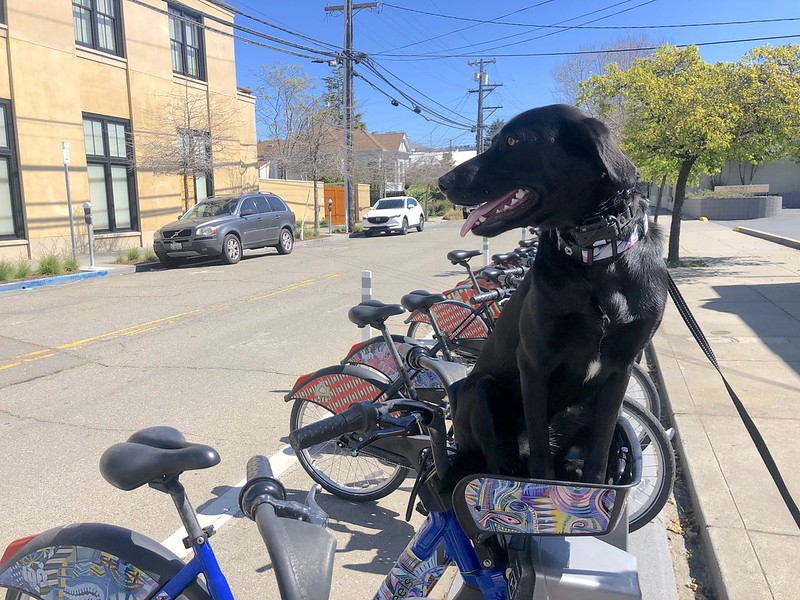
#> input picture notebooks/201-vision-monodepth/coco_bike.jpg, 800 x 600 px, found by its file name
$ jupyter execute --allow-errors DETR_in_OpenVINO.ipynb   (shell and % lines are left out)
#> lines starting #> are read from the running program, lines starting #| are printed output that depends on the picture
Importing pre trained DETR_resnet50 model via PyTorch Hub

Importing Torch library and other necessary packages

[cell 1]
import sys
import time
import warnings
from pathlib import Path

import cv2
import numpy as np
import torch
from IPython.display import Markdown, display
from openvino.runtime import Core

sys.path.append("../utils")
from notebook_utils import viz_result_image, Label, download_file

[cell 2]
import torch as th
from matplotlib import pyplot as plt

[cell 3]
from PIL import Image
import torchvision.transforms as T

Importing model and performing valuation to confirm its presence

[cell 4]
IMAGE_WIDTH = 800
IMAGE_HEIGHT = 640
DIRECTORY_NAME = "model"
BASE_MODEL_NAME = DIRECTORY_NAME + "/detr_r50"

# Paths where ONNX and OpenVINO IR models will be stored.
onnx_path = Path(BASE_MODEL_NAME + ".onnx")
if not onnx_path.parent.exists():
    onnx_path.parent.mkdir()
ir_path = onnx_path.with_suffix(".xml")

#> (a cell that did not finish here is left out)

Example to execute the model using torch

Creating a copy of image to generate output

[cell 6]
# COCO classes
CLASSES = [
    'N/A', 'person', 'bicycle', 'car', 'motorcycle', 'airplane', 'bus',
    'train', 'truck', 'boat', 'traffic light', 'fire hydrant', 'N/A',
    'stop sign', 'parking meter', 'bench', 'bird', 'cat', 'dog', 'horse',
    'sheep', 'cow', 'elephant', 'bear', 'zebra', 'giraffe', 'N/A', 'backpack',
    'umbrella', 'N/A', 'N/A', 'handbag', 'tie', 'suitcase', 'frisbee', 'skis',
    'snowboard', 'sports ball', 'kite', 'baseball bat', 'baseball glove',
    'skateboard', 'surfboard', 'tennis racket', 'bottle', 'N/A', 'wine glass',
    'cup', 'fork', 'knife', 'spoon', 'bowl', 'banana', 'apple', 'sandwich',
    'orange', 'broccoli', 'carrot', 'hot dog', 'pizza', 'donut', 'cake',
    'chair', 'couch', 'potted plant', 'bed', 'N/A', 'dining table', 'N/A',
    'N/A', 'toilet', 'N/A', 'tv', 'laptop', 'mouse', 'remote', 'keyboard',
    'cell phone', 'microwave', 'oven', 'toaster', 'sink', 'refrigerator', 'N/A',
    'book', 'clock', 'vase', 'scissors', 'teddy bear', 'hair drier',
    'toothbrush'
]

# colors for visualization
COLORS = [[0.000, 0.447, 0.741], [0.850, 0.325, 0.098], [0.929, 0.694, 0.125],
          [0.494, 0.184, 0.556], [0.466, 0.674, 0.188], [0.301, 0.745, 0.933]]

#> (a cell that did not finish here is left out)

[cell 8]
# [20 lines left out: function detect, not called in this run]

[cell 9]
img=Image.open("../data/image/coco_bike.jpg")
#> img is the input picture: PIL image 800x600 RGB; mean R, G, B 142.8, 144.7, 148.4
img2=img.copy().resize((800,600))

#> (a cell that did not finish here is left out)

Output Generation

[cell 11]
# [13 lines left out: function plot_results, not called in this run]

#> (the rest of this cell did not finish here and is left out)

Generation of ONNX model

ONNX (Open Neural Network Exchange) is an open format for ML models. It allows you to easily interchange models between various ML frameworks and tools.

You can export a neural network from the following Deep Learning APIs:
* Pytorch
* Tensorflow
* Keras

It is easy to export a Pytorch model to ONNX because it is built into the API. The [Pytorch documentation](https://pytorch.org/docs/stable/onnx.html) provides a good example on how to perform this conversion.

[cell 12]
help(th.onnx.export) # function used to conert model to its onnx couterpart

Installing necessary packages

[cell 13]
import onnx
import onnxruntime
import urllib

[cell 14]
import numpy as np

# Export the model to ONNX

#> (a cell that did not finish here is left out)

#> (a cell that did not finish here is left out)

## Conversion of ONNX Model to IR representation

Running model optimizer script to get model's bin and xml counterpart.

[cell 17]
# Construct the command for Model Optimizer.
mo_command = f"""mo
                 --input_model "{onnx_path}"
                 --compress_to_fp16
                 --output_dir "{ir_path.parent}"
                 """
mo_command = " ".join(mo_command.split())
print("Model Optimizer command to convert the ONNX model to OpenVINO:")
display(Markdown(f"`{mo_command}`"))

#> (a cell that did not finish here is left out)

[cell 19]
def normalize(image: np.ndarray) -> np.ndarray:
    """
    Normalize the image to the given mean and standard deviation
    for CityScapes models.
    """
    image = image.astype(np.float32)
    mean = (0.485, 0.456, 0.406)
    std = (0.229, 0.224, 0.225)
    image /= 255.0
    image -= mean
    image /= std
    return image

[cell 20]
image_filename = "../data/image/coco_bike.jpg"
image = cv2.cvtColor(cv2.imread(image_filename), cv2.COLOR_BGR2RGB)

resized_image = cv2.resize(image, (IMAGE_WIDTH, IMAGE_HEIGHT))
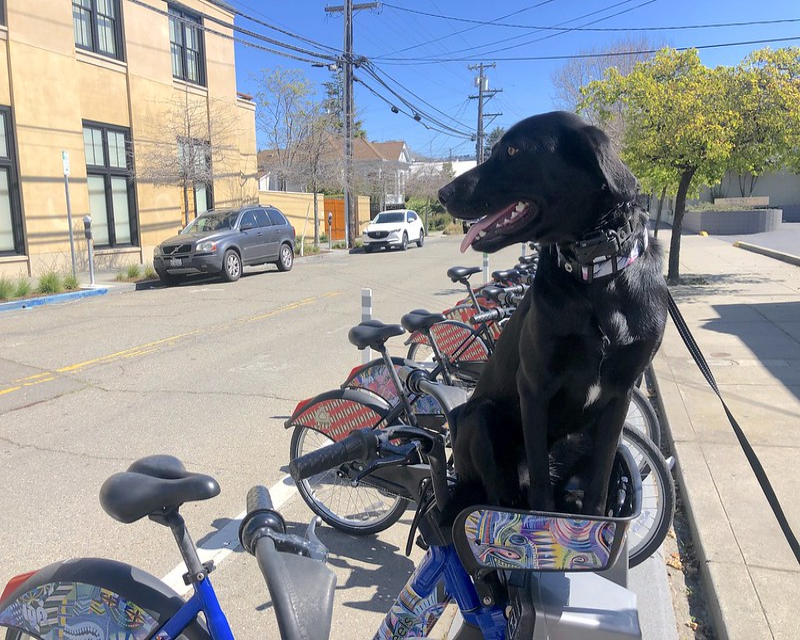
#> resized_image: shape (640, 800, 3); mean R, G, B 142.7, 144.6, 148.3
normalized_image = normalize(resized_image)
#> in normalize, `image = image.astype(np.float32)`:
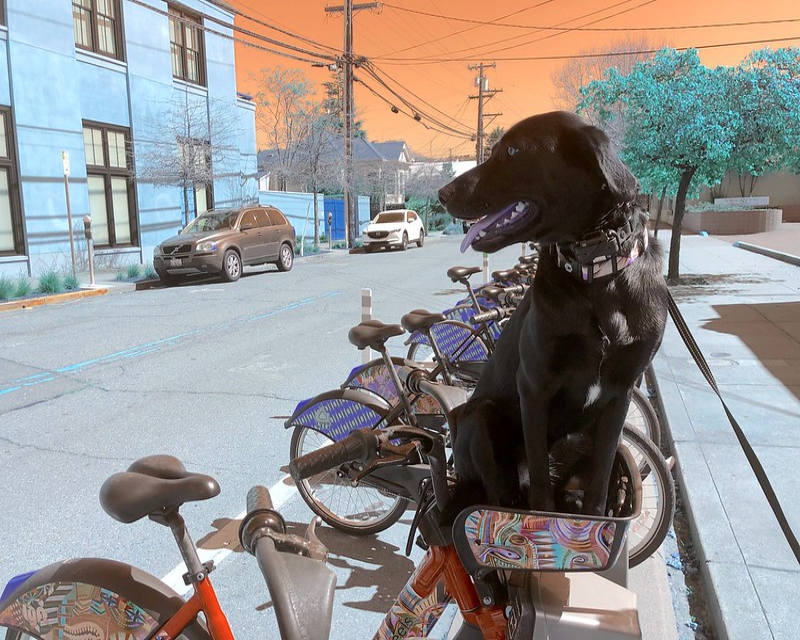
#> image: shape (640, 800, 3) float32; mean of channels 0, 1, 2 142.7, 144.6, 148.3; drawn as B, G, R
#> in normalize, `image /= std`:
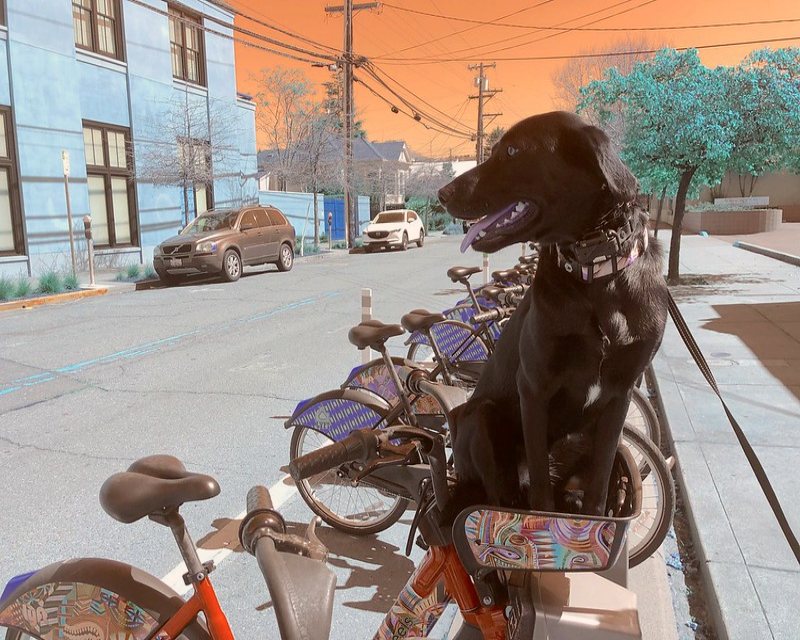
#> image: shape (640, 800, 3) float32; mean of channels 0, 1, 2 0.326, 0.496, 0.78; drawn with min black and max white

# Convert the resized images to network input shape.
input_image = np.expand_dims(np.transpose(resized_image, (2, 0, 1)), 0)
normalized_input_image = np.expand_dims(np.transpose(normalized_image, (2, 0, 1)), 0)

$ run again, with notebooks/201-vision-monodepth/coco_hollywood.jpg copied over notebooks/201-vision-monodepth/coco_bike.jpg
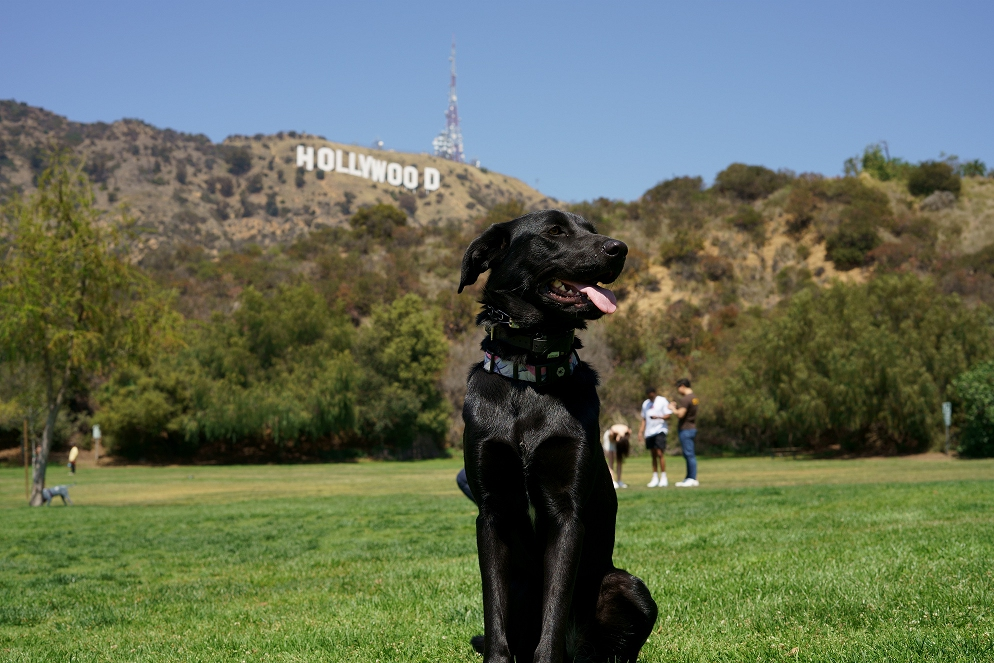
#> input picture notebooks/201-vision-monodepth/coco_hollywood.jpg, 994 x 663 px, found by its file name
#> img is the input picture: PIL image 994x663 RGB; mean R, G, B 98.9, 109.5, 89.5
#> `resized_image = cv2.resize(image, (IMAGE_WIDTH, IMAGE_HEIGHT))`:
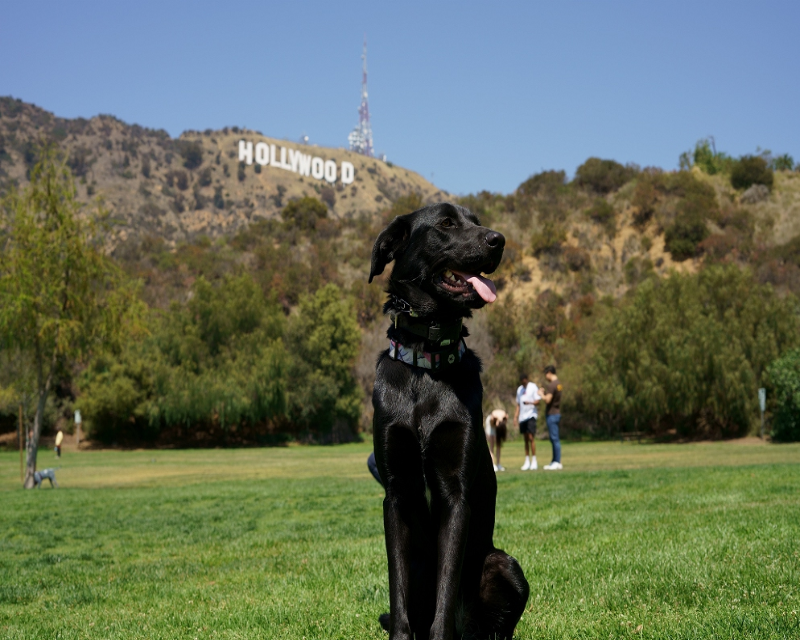
#> resized_image: shape (640, 800, 3); mean R, G, B 98.8, 109.4, 89.3
#> in normalize, `image = image.astype(np.float32)`:
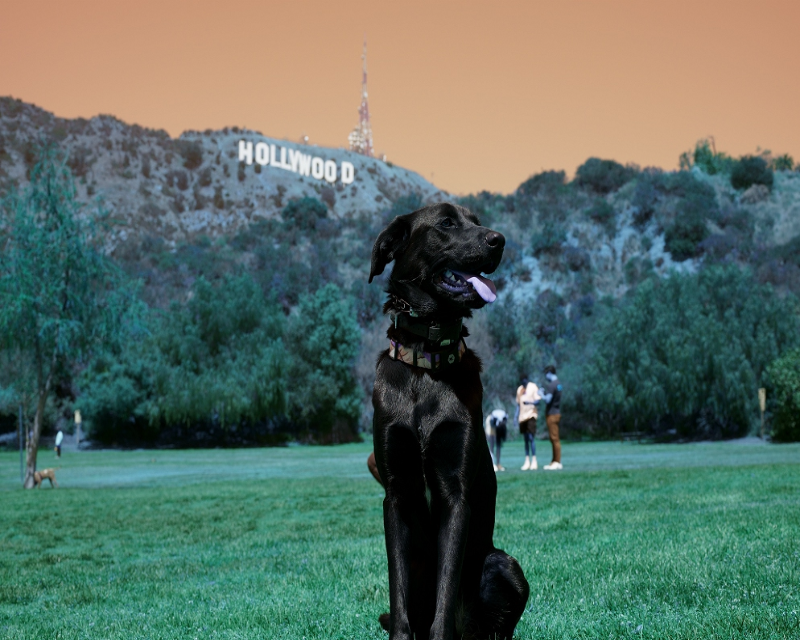
#> image: shape (640, 800, 3) float32; mean of channels 0, 1, 2 98.8, 109.4, 89.3; drawn as B, G, R
